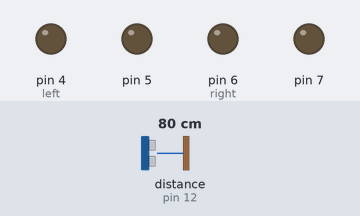
Simulated run of this sketch. Board: Arduino Uno, built with avr-gcc and run on an emulated ATmega328P. Parts: output pins drawn as LEDs (lit = HIGH). Wiring (inferred from the names in the program): ultrasonic range finder: trigger pin 13; echo pin 12. The inputs (shaded band) are chosen by the test bench; at power-on: distance to the obstacle (sensor on pin 12) 80 cm. The echo pulse lasts 58.3 µs per cm; pins used as bus, display or sensor lines are not drawn.

Above: at 1.2 s.
1.3 s: distance to the obstacle (sensor on pin 12) set to 13 cm
2.8 s: distance to the obstacle (sensor on pin 12) set to 10 cm
At 3.2 s:
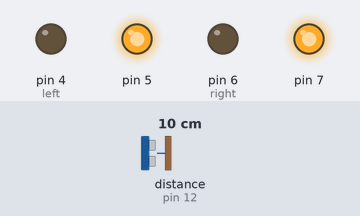
5.8 s: distance to the obstacle (sensor on pin 12) set to 18 cm
At 6.4 s:
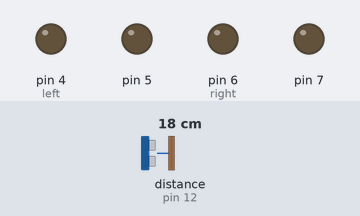
7.3 s: distance to the obstacle (sensor on pin 12) set to 2 cm
At 7.7 s:
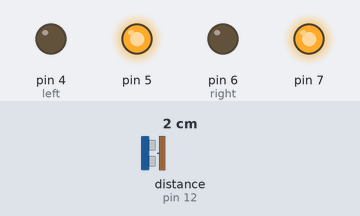
Timing chart, 0 to 10.3 s (numbered marks = the images above; inputs shaded):
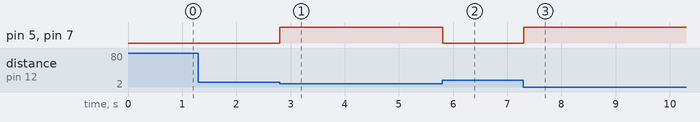

Measured:
- the behaviour switches between 12 and 11 cm on distance to the obstacle (sensor on pin 12) (found by bisection; images 0 and 1)
- after the input at 1.3 s, every drawn part: stays the same
- after the input at 2.8 s, pin 5, pin 7: LOW → HIGH at once
- after the input at 5.8 s, pin 5, pin 7: HIGH → LOW at once
- after the input at 7.3 s, pin 5, pin 7: LOW → HIGH at once

The sketch:

RemoteControl.ino
```cpp
#include "IRremote.h"

int RECV_PIN = 11;
IRrecv irrecv(RECV_PIN);
decode_results results;
int pv, v;

//Infrared sensor
const int pingPin = 13; // Trig
int inPin = 12; //Echo

void setup()
{
  Serial.begin(9600);
  pinMode(4, OUTPUT); //left
  pinMode(5, OUTPUT);
  pinMode(6, OUTPUT); //right
  pinMode(7, OUTPUT);
  irrecv.enableIRIn(); // Start the receiver


}

void loop() {
  readremote();
  infra();
}

void m(int a, int b) {

  if (a == 1 && b == 1) {
    digitalWrite(4, 1);
    digitalWrite(5, 0);

    digitalWrite(6, 1);
    digitalWrite(7, 0);
  }

  if (a == 2 && b == 2) { //ถอยหลัง
    digitalWrite(4, 0);
    digitalWrite(5, 1);

    digitalWrite(6, 0);
    digitalWrite(7, 1);
  }

  if (a == 1 && b == 0) {
    digitalWrite(4, 1);
    digitalWrite(5, 0);

    digitalWrite(6, 0);
    digitalWrite(7, 0);
  }

  if (a == 0 && b == 1) {
    digitalWrite(4, 0);
    digitalWrite(5, 0);

    digitalWrite(6, 1);
    digitalWrite(7, 0);
  }

  if (a == 1 && b == 2) {
    digitalWrite(4, 1);
    digitalWrite(5, 0);


    digitalWrite(6, 0);
    digitalWrite(7, 1);
  }

  if (a == 2 && b == 1) {
    digitalWrite(4, 0);
    digitalWrite(5, 1);

    digitalWrite(6, 1);
    digitalWrite(7, 0);
  }
  if (a == 0 && b == 0) {
    digitalWrite(4, 0);
    digitalWrite(5, 0);


    digitalWrite(6, 0);
    digitalWrite(7, 0);
  }
}
void readremote() {
  if (irrecv.decode(&results)) {
    int v = results.value;
    if (v == -1) {
      v = pv;
    }

    Serial.println(v);
    if (v == 25245 || v == 7611) { //ปุ่มบน
      m(1, 1);
    }
    if (v == 8925 || v == -11233) { //ปุ่มซ้าย
      m(1, 2);
    }
    if (v == 19899 || v == -15811) { //ปุ่มขวา
      m(2, 1);
    }
    if (v == -22441 || v == -4645) { //ปุ่มล่าง
      m(2, 2);
    }
    if (v == 765 || v == 19227) { //ปุ่ม OK
      m(0, 0);
    }
    pv = v;
    irrecv.resume(); // Receive the next value
  }
}

void infra(){

  long duration, cm;

pinMode(pingPin, OUTPUT);


digitalWrite(pingPin, LOW);
delayMicroseconds(2);
digitalWrite(pingPin, HIGH);
delayMicroseconds(5);
digitalWrite(pingPin, LOW);
pinMode(inPin, INPUT);
duration = pulseIn(inPin, HIGH);

cm = microsecondsToCentimeters(duration);

int x;

if (cm <= 10){

    m(2, 2);
    delay(500);
    m(0,0);
}
}

long microsecondsToCentimeters(long microseconds)
{
// The speed of sound is 340 m/s or 29 microseconds per centimeter.
// The ping travels out and back, so to find the distance of the
// object we take half of the distance travelled.
return microseconds / 29 / 2;
}
```
